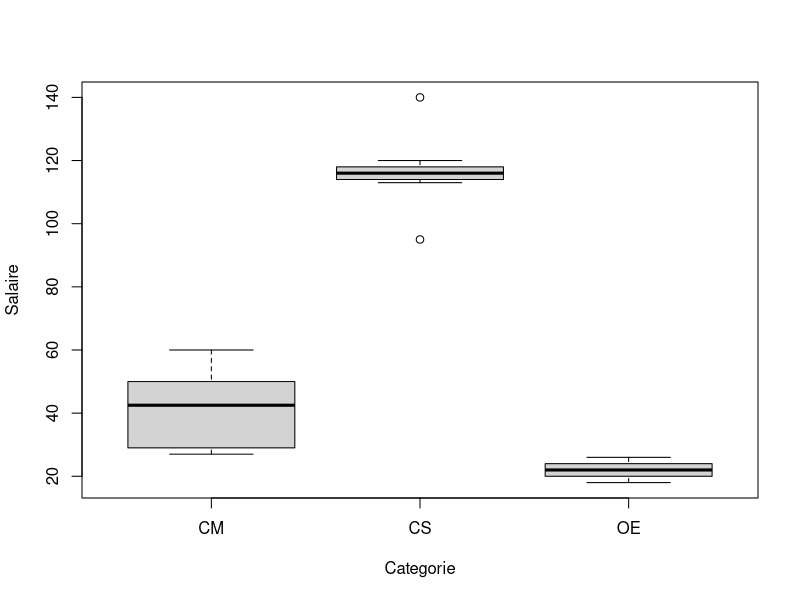

This figure's R source:
Salaire = read.csv("./Salaires.txt", header = T, sep = "\t")

boxplot(Salaire ~ Categorie, data = Salaire)

cs = Salaire[Salaire$Categorie == 'CS',]
cm = Salaire[Salaire$Categorie == 'CM',]
oe = Salaire[Salaire$Categorie == 'OE',]

moyenneCat = c(mean(cs$Salaire),
               mean(cm$Salaire),
               mean(oe$Salaire),
               mean(Salaire$Salaire))


varianceCat = c((nrow(cs) - 1) * var(cs$Salaire) / nrow(cs),
                var(cm$Salaire) * (nrow(cm) - 1) / nrow(cm),
                var(oe$Salaire) * (nrow(oe) - 1) / nrow(oe),
                var(Salaire$Salaire) * (nrow(Salaire) - 1) / nrow(Salaire)
)

effectif = c(nrow(cs), nrow(cm), nrow(oe), nrow(Salaire))

varianceIntra = varianceCat * c(nrow(cs), nrow(cm), nrow(oe), 1)
varianceIntra[4] = sum(varianceIntra[1:3]) / nrow(Salaire)
varianceIntra

varianceInter = c(
    nrow(cs) * (moyenneCat[1] - mean(Salaire$Salaire)) ^ 2,
    nrow(cm) * (moyenneCat[2] - mean(Salaire$Salaire)) ^ 2,
    nrow(oe) * (moyenneCat[3] - mean(Salaire$Salaire)) ^ 2,
    1
)
varianceInter[4] = sum(varianceInter[1:3]) / nrow(Salaire)
varianceInter

df = data.frame()
df = rbind(df, moyenneCat)
df = rbind(df, varianceCat)
df = rbind(df, effectif)
df = rbind(df, varianceInter)
df = rbind(df, varianceIntra)

colnames(df) = c('cs', 'cm', 'oe', "global")
rownames(df) = c("moyenne", "variance", "effectif", "variance inter", "variance intra")

df
